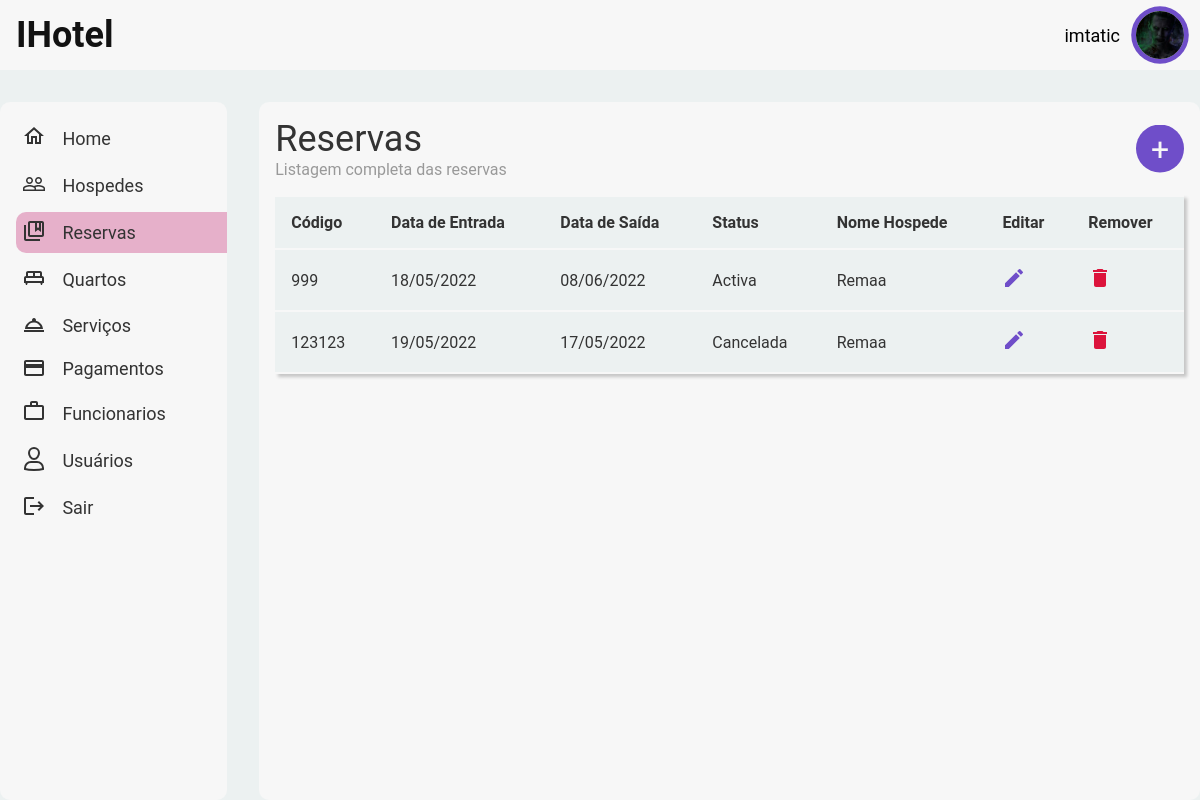
/index.php?p=reservas (signed in), run on the app's committed database.
### tables this page shows
CREATE TABLE `reservas` (
  `id` int(11) NOT NULL AUTO_INCREMENT,
  `codigo` varchar(7) DEFAULT NULL,
  `data_entrada` date NOT NULL,
  `data_saida` date NOT NULL,
  `status` varchar(12) DEFAULT 'Activa',
  `quarto_id` int(11) DEFAULT NULL,
  `hospede_id` int(11) DEFAULT NULL,
  `criado_em` date NOT NULL DEFAULT current_timestamp(),
  PRIMARY KEY (`id`),
  UNIQUE KEY `id` (`id`),
  KEY `quarto_id` (`quarto_id`),
  KEY `hospede_id` (`hospede_id`),
  CONSTRAINT `reservas_ibfk_1` FOREIGN KEY (`quarto_id`) REFERENCES `quartos` (`id`),
  CONSTRAINT `reservas_ibfk_2` FOREIGN KEY (`hospede_id`) REFERENCES `hospedes` (`id`)
);

CREATE TABLE `hospedes` (
  `id` int(11) NOT NULL AUTO_INCREMENT,
  `nome` varchar(100) NOT NULL,
  `contacto` varchar(20) DEFAULT NULL,
  `bi` varchar(14) DEFAULT NULL,
  `genero` enum('Masculino','Femenino') NOT NULL,
  `tipo_hospede` int(11) NOT NULL,
  `criado_em` date NOT NULL DEFAULT current_timestamp(),
  UNIQUE KEY `id` (`id`),
  UNIQUE KEY `bi` (`bi`),
  KEY `tipo_hospede` (`tipo_hospede`),
  CONSTRAINT `hospedes_ibfk_1` FOREIGN KEY (`tipo_hospede`) REFERENCES `tipos_hospedes` (`id`)
);

### pages/reservas.php (the view)
<?php
require(__DIR__ . "/../actions/conexao.php");
?>
<section id="reservasPage">
  <header>
    <div>
      <h1>Reservas</h1>
      <h3>Listagem completa das reservas</h3>
    </div>
    <a href="pages/addReserva.php">
      <button class="addReservaButton">+</button>
    </a>
  </header>
  <table class="tabelaHospedes">
    <thead>
      <tr>
        <td>Código</td>
        <td class="hidden940">Data de Entrada</td>
        <td class="hidden940">Data de Saída</td>
        <td class="hidden600">Status</td>
        <td>Nome Hospede</td>
        <td>Editar</td>
        <td class="hidden600">Remover</td>
      </tr>
    </thead>
    <?php
    $fecthReservas = $conexao->prepare("SELECT * FROM reservas JOIN hospedes ON reservas.hospede_id = hospedes.id JOIN tipos_quartos ON reservas.quarto_id = tipos_quartos.id");
    $fecthReservas->execute();
    $reservas = $fecthReservas->fetchAll(PDO::FETCH_ASSOC);
    for ($i = 0; $i < sizeof($reservas); $i++) :
      $reservaActual = $reservas[$i];
      $data_entrada = $reservaActual['data_entrada'];
      $dadosEntrada = explode('-', $data_entrada);
      $anoEntrada = $dadosEntrada[0];
      $mesEntrada = $dadosEntrada[1];
      $diaEntrada = $dadosEntrada[2];
      $dataEntrada = "$diaEntrada/$mesEntrada/$anoEntrada";
      $data_saida = $reservaActual['data_saida'];
      $dadosSaida = explode('-', $data_saida);
      $anoSaida = $dadosSaida[0];
      $mesSaida = $dadosSaida[1];
      $diaSaida = $dadosSaida[2];
      $dataSaida = "$diaSaida/$mesSaida/$anoSaida";
    ?>
      <tr>
        <td><?php echo $reservaActual['codigo'] ?></td>
        <td class="hidden940"><?php echo $dataEntrada ?></td>
        <td class="hidden940"><?php echo $dataSaida ?></td>
        <td class="hidden600"><?php echo $reservaActual['status'] ?></td>
        <td><?php echo $reservaActual['nome'] ?></td>
        <td>
          <a href="pages/editReserva.php?codigo_reserva=<?php echo $reservaActual['codigo'] ?>">
            <svg width="24" height="24" xmlns="http://www.w3.org/2000/svg" viewBox="0 0 24 24">
              <g fill="none" class="nc-icon-wrapper">
                <path d="M3 17.25V21h3.75L17.81 9.94l-3.75-3.75L3 17.25zM20.71 7.04a.996.996 0 0 0 0-1.41l-2.34-2.34a.996.996 0 0 0-1.41 0l-1.83 1.83 3.75 3.75 1.83-1.83z" fill="#6f4ec9"></path>
              </g>
            </svg>
          </a>
        </td>
        <td class="hidden600">
          <a href="actions/deleteReserva.php?codigo_reserva=<?php echo $reservaActual['codigo'] ?>">
            <svg width="24" height="24" xmlns="http://www.w3.org/2000/svg" viewBox="0 0 24 24">
              <g fill="none" class="nc-icon-wrapper">
                <path d="M6 19c0 1.1.9 2 2 2h8c1.1 0 2-.9 2-2V7H6v12zM19 4h-3.5l-1-1h-5l-1 1H5v2h14V4z" fill="#dc143c"></path>
              </g>
            </svg>
          </a>
        </td>
      </tr>
    <?php endfor ?>
</section>

### styles/main.css (style rules this page uses)
:root { --button-text: 0.875rem; --micro-text: 0.6875rem; --normal-text: 1.125rem; --title-h3: 1.5rem; --title-h2: 2.25rem; --title-h1: 3rem; --border-radius: 0.625rem; --white-tom: #f7f7f7; --background-gray: #ecf1f1; --accent-color: #c9357c; --link-color: #349dff; --text-color: #121212; --textgrey-color: #999ea4; --button-color: #6f4ec9; }
* { margin: 0; padding: 0; outline: 0; box-sizing: border-box; -webkit-font-smoothing: antialiased !important; text-rendering: optimizeLegibility; font-family: Roboto, sans-serif; }
html, body { width: 100%; min-height: 100vh; }
h1 { font-size: var(--title-h2); font-weight: 400; }
button { cursor: pointer; }
section { max-width: 100%; }
a { text-decoration: none; color: var(--link-color); }
.main section { background-color: var(--white-tom); flex: 4; border-radius: var(--border-radius); padding: 1rem; display: flex; flex-direction: column; gap: 1rem; flex-wrap: wrap; }

### styles/reservas.css (style rules this page uses)
#reservasPage { display: flex; flex-direction: column; color: #333333; }
#reservasPage > header { display: flex; width: 100%; align-items: center; justify-content: space-between; }
#reservasPage > header h1 { font-size: 2.25rem; font-weight: 400; color: #333333 !important; }
#reservasPage > header h3 { font-size: 1rem; font-weight: 400; color: #999999 !important; }
.addReservaButton { width: 3rem; height: 3rem; clip-path: circle(); border: none; background-color: #6f4ec9; cursor: pointer; font-size: 2rem; color: #f7f7f7; }
#reservasPage > table { background-color: #ecf1f1; padding: 1rem; font-size: 1rem; border-collapse: collapse; max-width: 100%; box-shadow: 0.2rem 0.2rem 0.2rem rgba(0, 0, 0, 0.205); }
#reservasPage > table thead { font-weight: bold; }
table tr { border-bottom: 1px solid red; }
tr td { padding: 1rem; border: 2px solid #f7f7f7; border-right: none; border-left: none; }

### data on the page
reservas: codigo "999", data_entrada "18/05/2022", data_saida "08/06/2022", status "Activa", hospede.nome "Remaa"
reservas: codigo "123123", data_entrada "19/05/2022", data_saida "17/05/2022", status "Cancelada", hospede.nome "Remaa"

### other printed values
$userName "imtatic"
